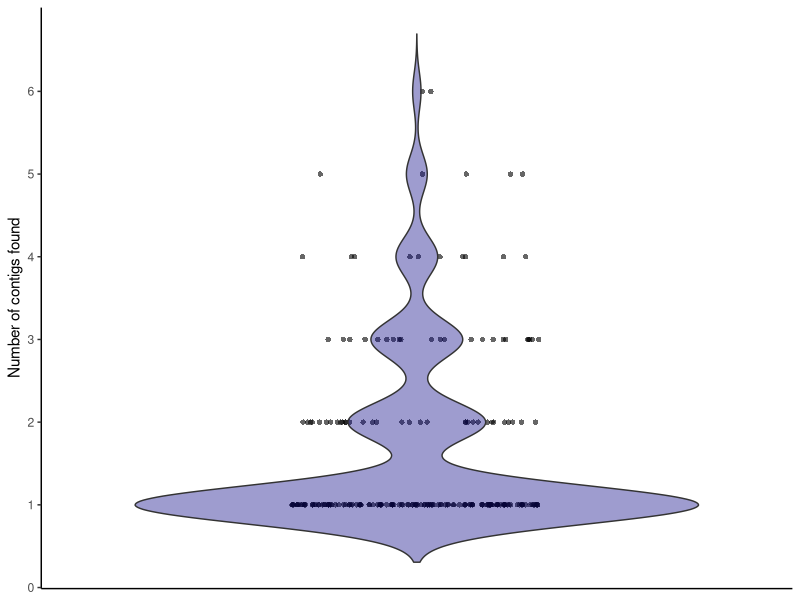
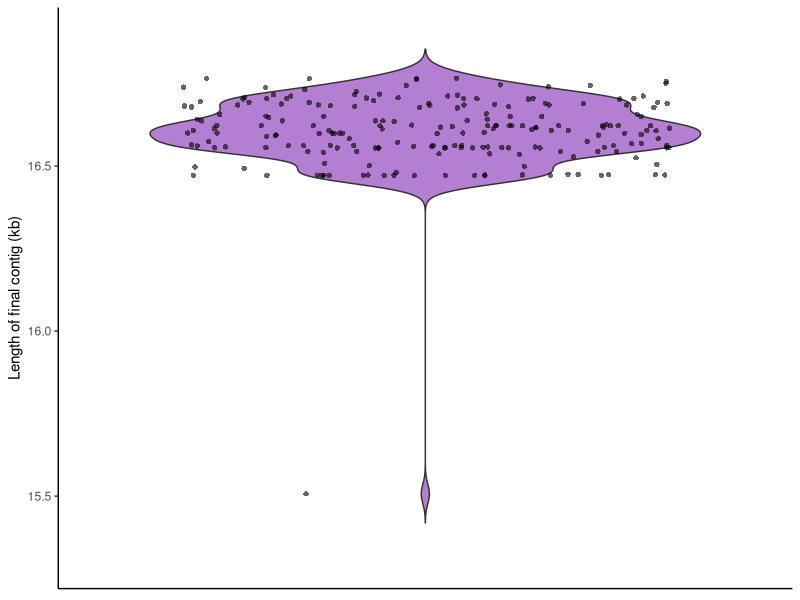
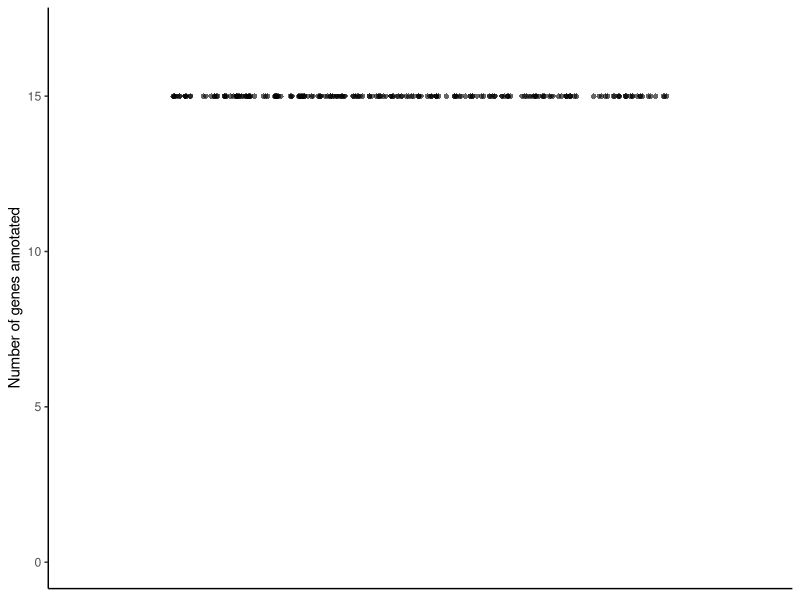
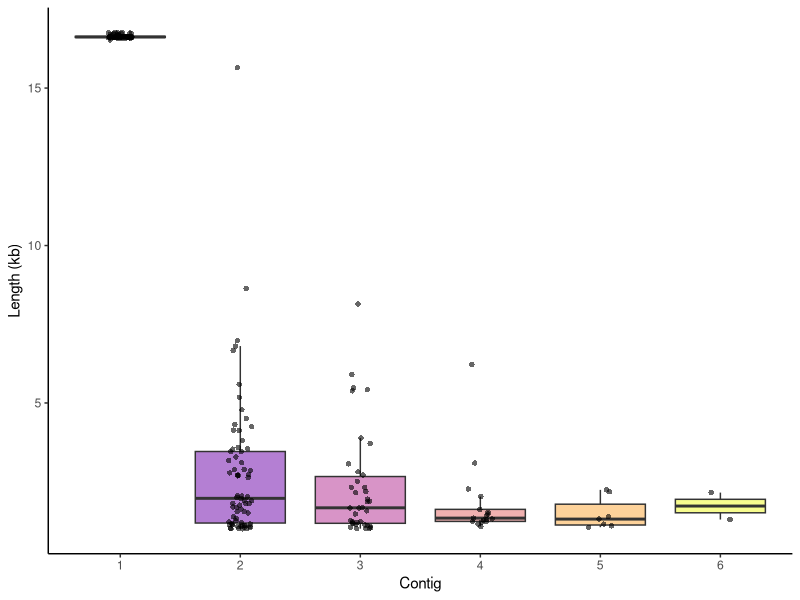
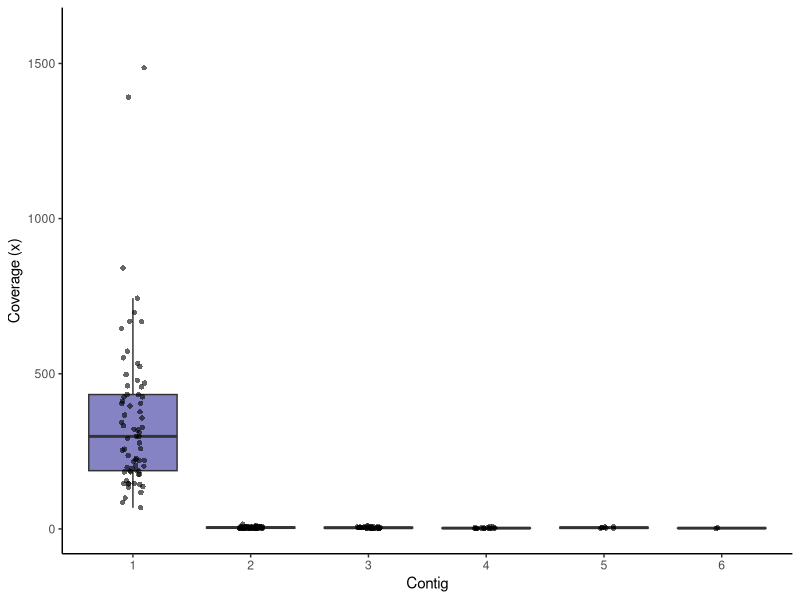
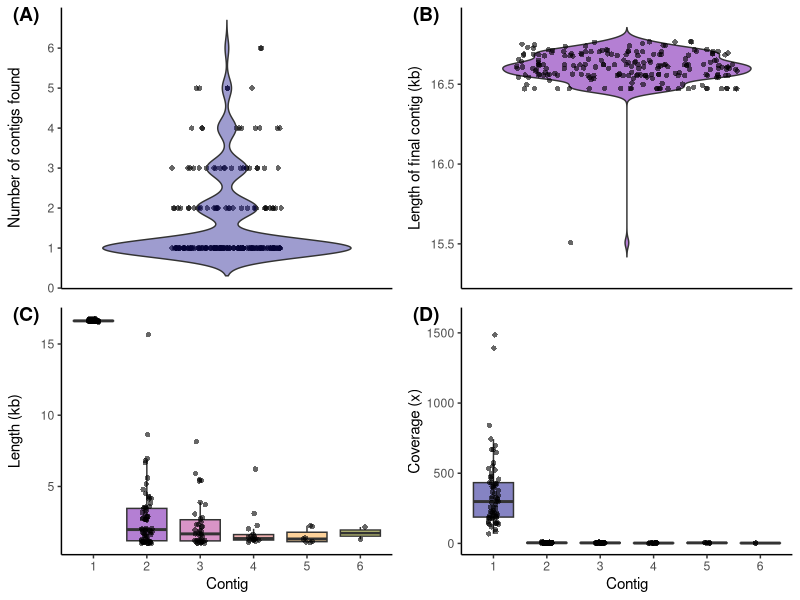

These charts were generated, in order, by the following R code:
## ---- chunk 1
library(ggplot2)
library(tidyr)
library(ggpubr)
library(viridis)
library(cowplot)
## ---- chunk 2
mito_df <- read.delim("../Analyses/MitoFinder/output/mitoFinder_results_final_length_cov_MolEcol.txt", header = TRUE, sep = "\t")

#remove sequences from samples that were sequenced twice
mito_df <- subset(mito_df, mito_df$Sample != "PD_0324" & mito_df$Sample != "PD_0382" & mito_df$Sample != "PD_0369" & mito_df$Sample != "PD_0297")

#mito_df <- mito_df %>% drop_na()
mito_df$Assembler <- "metaSPAdes"
mito_df$Annotator <- "MiTFi"
## ---- chunk 3
multi_df <- read.delim("../Analyses/MitoFinder/output/mitoFinder_results_multiple_contigs_all.txt", header = TRUE, sep = "\t")

#remove sequences from samples that were sequenced twice
multi_df <- subset(multi_df, multi_df$Sample != "PD_0324" & multi_df$Sample != "PD_0382" & multi_df$Sample != "PD_0369" & multi_df$Sample != "PD_0297")
## ---- chunk 4
summary(subset(mito_df, mito_df$Sample != "PD_0084"))
summary(mito_df)
summary(subset(multi_df, multi_df$ContigNum != "contig_1"))
summary(subset(multi_df, multi_df$ContigNum == "contig_1"))
## ---- chunk 5
p_contigs <- ggplot(mito_df, aes(y =ContigsFound, x= Assembler, fill = Assembler)) + 
  theme_classic() +
#  geom_violin(alpha=0.7) +
  geom_jitter(aes(Assembler), height = 0, width = 0.2, pch = 16, alpha = 0.6) +
  geom_violin(alpha = 0.4, trim = FALSE) +
#  geom_beeswarm(alpha = 0.5, side = -1L) +
  xlab(NULL) +
  ylab("Number of contigs found") +
  scale_fill_manual(values = "#0D0887FF") +
  scale_color_manual(values = "#0D0887FF") +
  guides(fill = "none", color = "none") +
  scale_y_continuous(breaks = seq(0, 6, len = 7)) +
#  ggtitle("Contigs") +
  theme(plot.title = element_text(face = "bold"),
        axis.text.x = element_blank(),
        axis.ticks.x = element_blank())

p_contigs
## ---- chunk 6
p_length <- ggplot(mito_df, aes(x = Assembler, y = LengthFinalContig/1000, fill = Assembler)) +
  geom_violin(alpha = 0.5,trim = FALSE) +
  geom_jitter(height = 0, pch = 16, alpha = 0.6) + 
  scale_fill_manual(values = "#6A00A8FF") +
  guides(fill = "none") +
  xlab(NULL) +
  ylab("Length of final contig (kb)") +
  theme_classic() +
#  ggtitle("Length") +
  ylim(15.3, 16.9) +
  theme(plot.title = element_text(face = "bold"),
        axis.text.x = element_blank(),
        axis.ticks.x = element_blank())

p_length
## ---- chunk 7
p_genes <- ggplot(mito_df, aes(x = Annotator, y = GenesAnnotated, fill = Annotator)) +
#  geom_violin(alpha = 0.5) +
  geom_jitter(height = 0, pch = 16, alpha = 0.6) +
  guides(fill = F) +
  xlab(NULL) +
  ylab("Number of genes annotated") +
  ylim(0,17) +
  theme_classic() +
#  ggtitle("Genes") +
  theme(plot.title = element_text(face = "bold"),
        axis.text.x = element_blank(),
        axis.ticks.x = element_blank())

p_genes
## ---- chunk 8
p_contigsLength <- ggplot(multi_df, aes(x = ContigNum, y = ContigLength/1000, fill = ContigNum)) +
  geom_boxplot(alpha = 0.5, outlier.shape = NA) +
  geom_jitter(width = 0.1, pch = 16, alpha = 0.6) +
  theme_classic() +
  scale_fill_manual(values = viridis(6, option = "C")) +
  guides(fill = "none") +
  xlab("Contig") +
  ylab("Length (kb)") +
#  ggtitle("Length") +
  scale_x_discrete(labels = c("1","2", "3", "4", "5", "6")) +
  theme(plot.title = element_text(face = "bold"))

p_contigsLength
## ---- chunk 9
p_contigsCov <- ggplot(multi_df, aes(x = ContigNum, y = ContigCov, fill = ContigNum)) +
  geom_boxplot(alpha = 0.5, outlier.shape = NA) +
  geom_jitter(width = 0.1, pch = 16, alpha = 0.6) +
  theme_classic() +
  scale_fill_manual(values = viridis(6, option = "C")) +
  guides(fill = "none") +
  xlab("Contig") +
  ylab("Coverage (x)") +
  ylim(0, 1600) +
#  ggtitle("Coverage") +
  scale_x_discrete(labels = c("1","2", "3", "4", "5", "6")) +
  theme(plot.title = element_text(face = "bold"))

p_contigsCov
## ---- chunk 10
p_combo <- plot_grid(p_contigs, p_length, p_contigsLength, p_contigsCov, nrow = 2, ncol = 2, labels = c("(A)", "(B)", "(C)", "(D)"), align = "v")

#save
ggsave(plot = p_combo, file = "./results_MitoFinder.pdf", height = 6, width = 8, useDingbats= FALSE)

